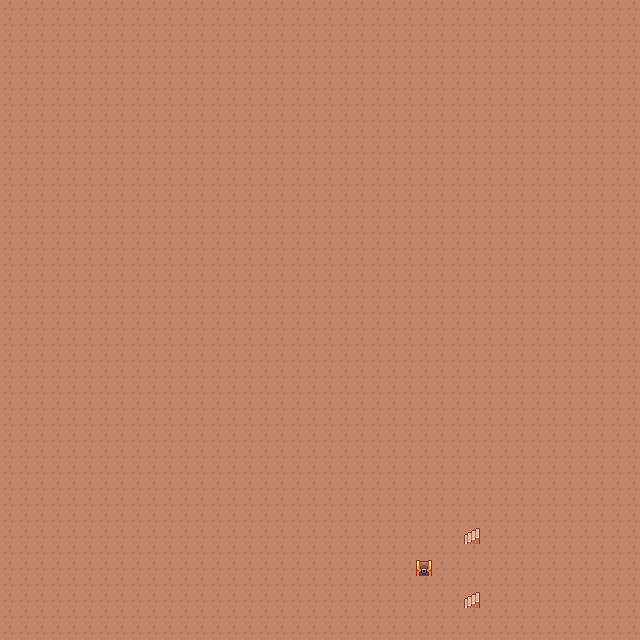

A 2D game scene composited from a Tiled map and its tileset images. What follows is a short description and the map's XML, with each tile layer's data collapsed to a summary:
An orthogonal 40x40 tile map with 16x16 px tiles, 3 tile layers (Ground1, Ground2, Walls) and 3 objects (2x ladder, chest).

<map version="1.10" tiledversion="1.12.0" orientation="orthogonal" renderorder="right-down" width="40" height="40" tilewidth="16" tileheight="16" infinite="0" nextlayerid="5" nextobjectid="4">
 <editorsettings>
  <export target="underground.json" format="json" />
 </editorsettings>
 <tileset firstgid="1" name="terrian" tilewidth="16" tileheight="16" tilecount="4096" columns="64">
  <image source="terrian.png" width="1024" height="1024" />
 </tileset>
 <layer id="1" name="Ground1" width="40" height="40">
  <data>[1600 cells, 1600 non-empty, 1 distinct tile ids]</data>
 </layer>
 <layer id="2" name="Ground2" width="40" height="40">
  <data>[1600 cells, 2 non-empty, 1 distinct tile ids]</data>
 </layer>
 <layer id="4" name="Walls" width="40" height="40">
  <data>[1600 cells, 1 non-empty, 1 distinct tile ids]</data>
 </layer>
 <objectgroup id="3" name="Triggers">
  <object id="1" name="ladder_from_overworld" type="ladder" x="464" y="592.182" width="15.8182" height="16" />
  <object id="2" name="ladder_to_chest" type="ladder" x="464" y="528" width="16" height="16.3636" />
  <object id="3" name="chest_fly" type="chest" x="408.25" y="553.75" width="31" height="28.75" />
 </objectgroup>
</map>
